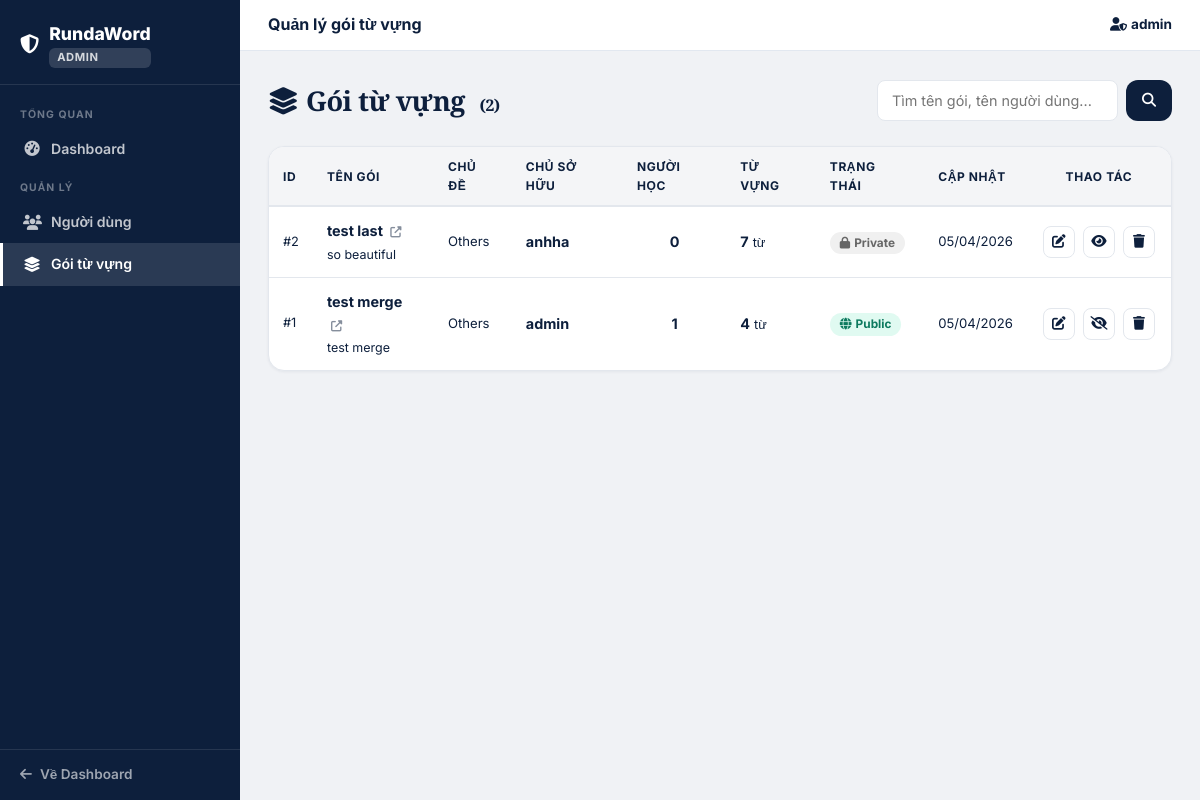
The app's page /admin/packages (signed in), older data.
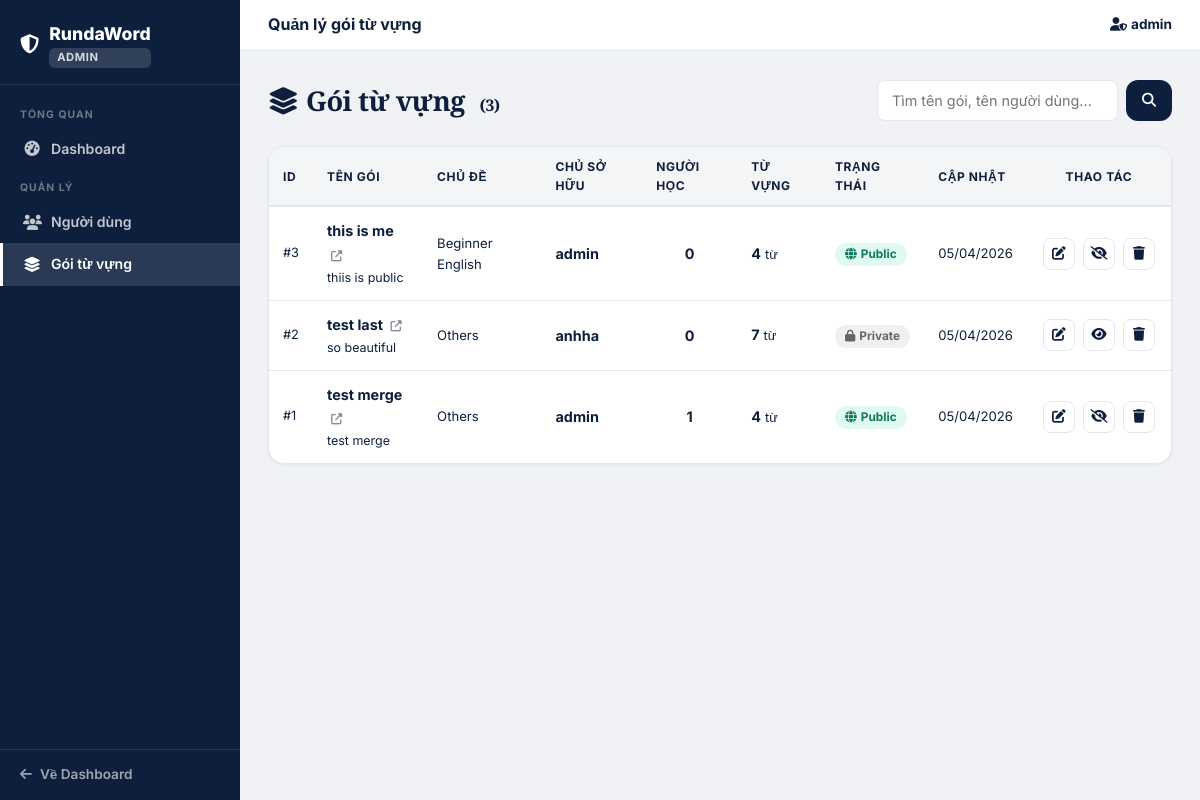
The same page, newer data.
### main.py (models this page shows, shortened)
class User(UserMixin, db.Model):
    __tablename__ = 'users'
    id            = db.Column(db.Integer, primary_key=True)
    username      = db.Column(db.String(50),  unique=True, nullable=False)
    name          = db.Column(db.String(100))
    email         = db.Column(db.String(120), unique=True, nullable=False)
    password_hash = db.Column(db.String(255), nullable=False)
    role          = db.Column(db.Integer, default=ROLE_USER, nullable=False)  # 0=user, 1=admin
    created_at    = db.Column(db.DateTime, default=datetime.utcnow)
    packages = db.relationship(
        'VocabPackage', backref='user', lazy=True, cascade='all, delete-orphan',
        foreign_keys='VocabPackage.user_id'
    )
    saved_packages = db.relationship(
        'VocabPackage', secondary=user_saved_packages,
        backref=db.backref('saved_by', lazy='dynamic'), lazy='dynamic'
    )

class VocabPackage(db.Model):
    __tablename__ = 'vocab_packages'
    id                  = db.Column(db.Integer, primary_key=True)
    package_name        = db.Column(db.String(100), nullable=False)
    package_description = db.Column(db.Text)
    created_at          = db.Column(db.DateTime, default=datetime.utcnow)
    updated_at          = db.Column(db.DateTime, default=datetime.utcnow)
    user_id             = db.Column(db.Integer, db.ForeignKey('users.id'), nullable=False)
    is_public           = db.Column(db.Boolean, default=True)
    topic               = db.Column(db.String(120), nullable=False, default='Others')
    vocabularies = db.relationship(
        'Vocabulary', backref='package', lazy=True, cascade='all, delete-orphan'
    )

### main.py (the view)
@app.route('/admin/packages')
@admin_required
def admin_packages():
    q     = request.args.get('q', '').strip()
    query = VocabPackage.query
    if q:
        q_norm = normalize_text(q)
        all_pkgs = query.order_by(VocabPackage.updated_at.desc()).all()
        pkgs = [
            p for p in all_pkgs
            if q_norm in normalize_text(p.package_name)
            or (p.user and q_norm in normalize_text(p.user.username))
        ]
    else:
        pkgs = query.order_by(VocabPackage.updated_at.desc()).all()
    learner_counts = learner_counts_for_package_ids([p.id for p in pkgs])
    return render_template(
        'admin/packages.html',
        packages=pkgs,
        search_query=q,
        learner_counts=learner_counts
    )

### main.py (called while the page is built)
def admin_required(f):
    @wraps(f)
    def decorated(*args, **kwargs):
        if not current_user.is_authenticated or current_user.role != ROLE_ADMIN:
            abort(403)
        return f(*args, **kwargs)
    return decorated

@login_manager.user_loader
def load_user(user_id):
    return User.query.get(int(user_id))

def learner_counts_for_package_ids(package_ids):
    if not package_ids:
        return {}
    rows = db.session.query(
        user_saved_packages.c.package_id,
        func.count(user_saved_packages.c.user_id)
    ).filter(
        user_saved_packages.c.package_id.in_(package_ids)
    ).group_by(user_saved_packages.c.package_id).all()
    return {pid: n for pid, n in rows}

@app.context_processor
def inject_package_topics():
    return dict(PACKAGE_TOPICS=PACKAGE_TOPICS, learner_counts={})

### templates/admin/packages.html (shortened to what this page needs)
{% extends "admin/base_admin.html" %}
{% block topbar_title %}Quản lý gói từ vựng{% endblock %}
{% block content %}
<div class="d-flex justify-content-between align-items-center mb-4 flex-wrap gap-3">
    <div class="page-title mb-0">
        <i class="fas fa-layer-group me-2"></i>Gói từ vựng
        <span style="font-size:1rem;color:var(--muted);font-weight:600;margin-left:8px;">({{ packages|length }})</span>
    </div>
    <form method="GET" class="admin-search">
        <input type="text" name="q" placeholder="Tìm tên gói, tên người dùng..."
            value="{{ search_query or '' }}">
        <button type="submit" class="btn btn-navy btn-sm px-3">
            <i class="fas fa-search"></i>
        </button>
    </form>
</div>
<div class="rw-card" style="padding:0;overflow:hidden;">
    {% if packages %}
    <table class="admin-table">
        <thead>
            <tr>
                <th>ID</th>
                <th>Tên gói</th>
                <th>Chủ đề</th>
                <th>Chủ sở hữu</th>
                <th>Người học</th>
                <th>Từ vựng</th>
                <th>Trạng thái</th>
                <th>Cập nhật</th>
                <th style="text-align:center;">Thao tác</th>
            </tr>
        </thead>
        <tbody>
            {% for pkg in packages %}
            <tr>
                <td style="color:var(--muted);font-size:0.8rem;">#{{ pkg.id }}</td>
                <td>
                    <a href="{{ url_for('package_detail', package_id=pkg.id) }}"
                       style="font-weight:700;color:var(--navy);text-decoration:none;"
                       target="_blank">
                        {{ pkg.package_name }}
                        <i class="fas fa-external-link-alt" style="font-size:0.7rem;margin-left:4px;opacity:.5;"></i>
                    </a>
                    {% if pkg.package_description %}
                    <div style="font-size:0.78rem;color:var(--muted);margin-top:2px;">
                        {{ pkg.package_description[:60] }}{% if pkg.package_description|length > 60 %}...{% endif %}
                    </div>
                    {% endif %}
                </td>
                <td style="font-size:0.82rem;max-width:180px;">
                    {{ pkg.topic or 'Others' }}
                </td>
                <td>
                    <strong>{{ pkg.user.username if pkg.user else '—' }}</strong>
                </td>
                <td style="text-align:center;">
                    <span style="font-weight:700;">{{ learner_counts.get(pkg.id, 0) }}</span>
                </td>
                <td>
                    <span style="font-weight:700;">{{ pkg.vocabularies | length }}</span>
                    <span style="color:var(--muted);font-size:0.8rem;"> từ</span>
                </td>
                <td>
                    {% if pkg.is_public %}
                    <span class="admin-badge admin-badge-public">
                        <i class="fas fa-globe me-1"></i>Public
                    </span>
                    {% else %}
                    <span class="admin-badge admin-badge-private">
                        <i class="fas fa-lock me-1"></i>Private
                    </span>
                    {% endif %}
                </td>
                <td style="font-size:0.82rem;color:var(--muted);">
                    {{ pkg.updated_at.strftime('%d/%m/%Y') }}
                </td>
                <td style="text-align:center;white-space:nowrap;">
                    <a href="{{ url_for('edit_package', package_id=pkg.id) }}"
                       class="admin-action-btn" title="Chỉnh sửa" target="_blank">
                        <i class="fas fa-edit"></i>
                    </a>
                    <form method="POST"
                          action="{{ url_for('admin_toggle_public', package_id=pkg.id) }}"
                          style="display:inline;">
                        <button type="submit" class="admin-action-btn success"
                            title="{{ 'Chuyển sang Private' if pkg.is_public else 'Chuyển sang Public' }}">
                            <i class="fas {{ 'fa-eye-slash' if pkg.is_public else 'fa-eye' }}"></i>
                        </button>
                    </form>
                    <button type="button" class="admin-action-btn danger" title="Xóa"
                        data-pkg-id="{{ pkg.id }}"
                        data-pkg-name="{{ pkg.package_name | replace('"', '&quot;') }}"
                        data-delete-url="{{ url_for('admin_delete_package', package_id=pkg.id) }}"
                        onclick="confirmDelete(this)">
                        <i class="fas fa-trash"></i>
                    </button>
                </td>
            </tr>
            {% endfor %}
        </tbody>
    </table>
    {% else %}
    <div class="text-center py-5">
        <i class="fas fa-box-open fa-2x mb-3" style="color:var(--muted)"></i>
        <p class="text-muted mb-0">Không tìm thấy gói từ nào.</p>
    </div>
    {% endif %}
</div>
{% endblock %}

### templates/admin/base_admin.html (shortened to what this page needs)
<!DOCTYPE html>
<html lang="vi">
<head>
    <link href="https://cdn.jsdelivr.net/npm/bootstrap@5.3.0/dist/css/bootstrap.min.css" rel="stylesheet">
    <link href="https://cdnjs.cloudflare.com/ajax/libs/font-awesome/6.4.0/css/all.min.css" rel="stylesheet">
    <link href="{{ url_for('static', filename='css/main.css') }}" rel="stylesheet">
</head>
<body>
<div class="admin-shell">
    <aside class="admin-sidebar">
        <div class="admin-sidebar-brand">
            <a href="{{ url_for('admin_dashboard') }}">
                <i class="fas fa-shield-alt" style="font-size:1.2rem;"></i>
                <div>
                    RundaWord
                    <div class="admin-badge-label">ADMIN</div>
                </div>
            </a>
        </div>
        <nav class="admin-nav">
            <div class="admin-nav-section">Tổng quan</div>
            <a href="{{ url_for('admin_dashboard') }}"
               class="{{ 'active' if request.endpoint == 'admin_dashboard' else '' }}">
                <i class="fas fa-tachometer-alt"></i> Dashboard
            </a>
            <div class="admin-nav-section">Quản lý</div>
            <a href="{{ url_for('admin_users') }}"
               class="{{ 'active' if request.endpoint in ['admin_users', 'admin_create_user', 'admin_edit_user', 'admin_delete_user'] else '' }}">
                <i class="fas fa-users"></i> Người dùng
            </a>
            <a href="{{ url_for('admin_packages') }}"
               class="{{ 'active' if request.endpoint in ['admin_packages', 'admin_toggle_public', 'admin_delete_package'] else '' }}">
                <i class="fas fa-layer-group"></i> Gói từ vựng
            </a>
        </nav>
        <div class="admin-sidebar-footer">
            <a href="{{ url_for('dashboard') }}">
                <i class="fas fa-arrow-left"></i> Về Dashboard
            </a>
        </div>
    </aside>
    <div class="admin-main">
        <div class="admin-topbar">
            <div class="admin-topbar-title">{% block topbar_title %}Admin Panel{% endblock %}</div>
            <div class="admin-topbar-user">
                <i class="fas fa-user-shield me-1"></i>{{ current_user.username }}
            </div>
        </div>
        <div class="admin-content">
            {% block content %}{% endblock %}
        </div>
    </div>
</div>
</body>
</html>

### static/css/main.css (style rules this page uses)
:root { --navy: #0d1f3c; --navy-deep: #071020; --navy-mid: #1c3358; --white: #ffffff; --off-white: #f4f5f7; --bg: #f4f5f7; --border: #e3e7ed; --border-light: #edf0f4; --text: #0d1f3c; --text-muted: #7a8899; --text-light: #a0aab5; --green: #27ae60; --green-bg: #e8f8f0; --green-text: #1a7a43; --accent: #2563eb; --red: #e74c3c; --red-bg: #fdf2f2; --shadow-xs: 0 1px 3px rgba(13,31,60,0.06); --shadow-sm: 0 2px 8px rgba(13,31,60,0.08); --shadow-md: 0 4px 20px rgba(13,31,60,0.10); --shadow-lg: 0 8px 40px rgba(13,31,60,0.14); --r-sm: 8px; --r-md: 12px; --r-lg: 16px; --r-xl: 20px; }
*, *::before, *::after { box-sizing: border-box; margin: 0; padding: 0; }
html { scroll-behavior: smooth; }
body { font-family: 'Inter', sans-serif; background: var(--bg); color: var(--text); font-size: 14px; line-height: 1.6; -webkit-font-smoothing: antialiased; min-height: 100vh; display: flex; flex-direction: column; }
.btn-navy { background: var(--navy); color: white; border: none; border-radius: var(--r-md); font-weight: 600; font-size: 0.88rem; padding: 10px 22px; transition: background 0.15s; cursor: pointer; text-decoration: none; display: inline-flex; align-items: center; gap: 6px; font-family: 'Inter', sans-serif; }
.rw-card { background: white; border-radius: var(--r-lg); border: 1px solid var(--border); padding: 24px; box-shadow: var(--shadow-xs); }
.page-title { font-family: 'Playfair Display', serif; font-weight: 700; font-size: 1.7rem; color: var(--navy); margin-bottom: 4px; letter-spacing: -0.02em; }

Row changes from the older to the newer data that the page shows:
added VocabPackage: id "3", package_name "this is me", package_description "thiis is public", topic "Beginner English", user "admin", get "0", vocabularies|length "4", is_public True (drawn), updated_at "05/04/2026"
Text that changed along with them:
{{ packages|length }}: "2" → "3"
